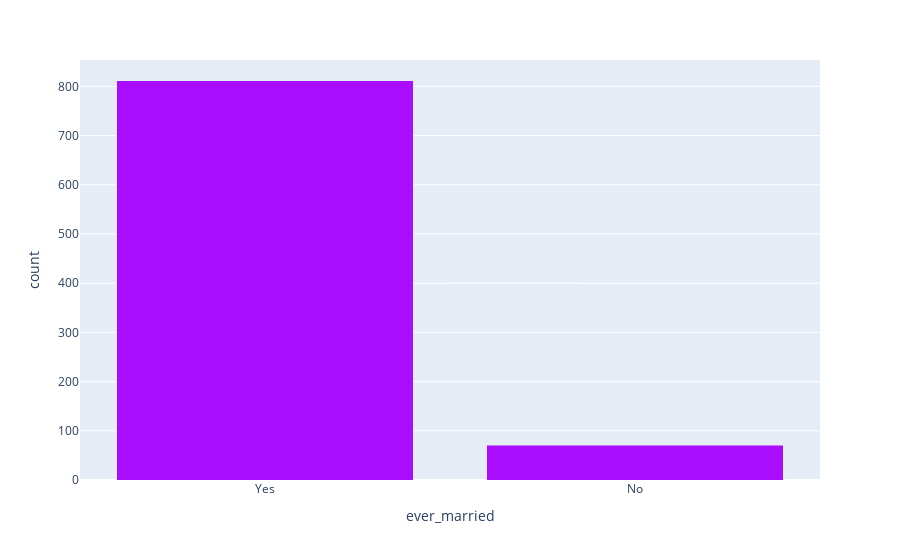

Source (notebook cell):
### Markdown cell above
5. ever married:
- no missing values as shown above.
- stroke vs ever married.
- Test heart ever married vs train heart ever married(stroke and non stroke patients).

### Code cell
fig = px.histogram(stroke_patients, x="ever_married",  color_discrete_sequence=px.colors.qualitative.Alphabet)
fig.show()

### Figure 1 — Plotly figure (JSON) as saved in the notebook; plotly's stock layout.template omitted (floating-point values rounded to 4 significant figures; data arrays with more than 128 entries replaced by an {"elided": "..."} marker saying what was removed)
{"data": [{"alignmentgroup": "True", "bingroup": "x", "hovertemplate": "ever_married=%{x}<br>count=%{y}<extra></extra>", "legendgroup": "", "marker": {"color": "#AA0DFE", "pattern": {"shape": ""}}, "name": "", "offsetgroup": "", "orientation": "v", "showlegend": false, "type": "histogram", "x": {"elided": "881 str values"}, "xaxis": "x", "yaxis": "y"}], "layout": {"barmode": "relative", "legend": {"tracegroupgap": 0}, "margin": {"t": 60}, "xaxis": {"anchor": "y", "domain": [0, 1], "title": {"text": "ever_married"}}, "yaxis": {"anchor": "x", "domain": [0, 1], "title": {"text": "count"}}}}
